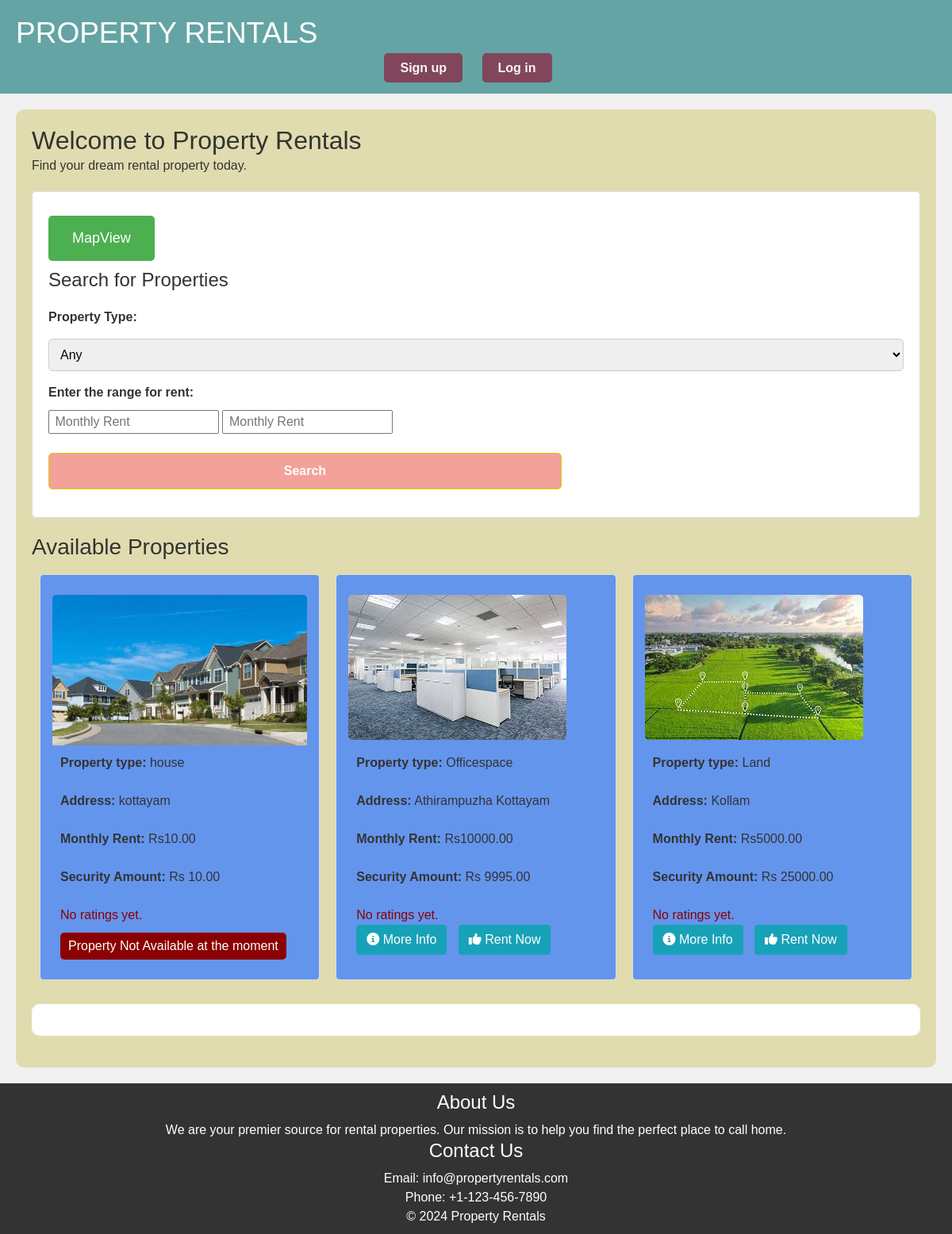
/, run on an earlier commit of the app's database.
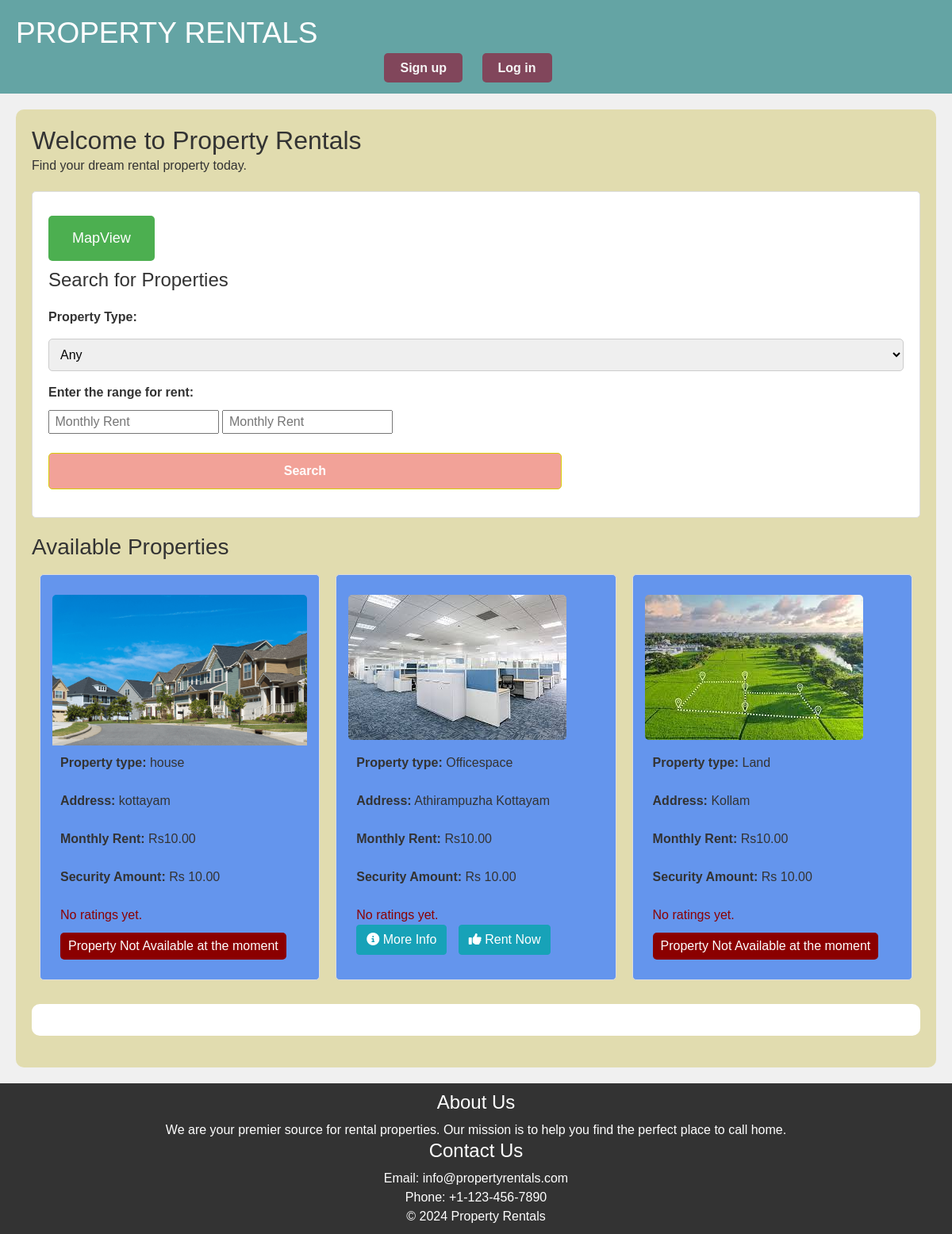
And on a later commit of the database.
### rental/models.py (models this page shows, shortened)
class Property(models.Model):
    property_owner = models.ForeignKey(
        get_user_model(),
        on_delete=models.CASCADE
    )
    property_type = models.CharField(max_length=20, choices=[('apartment', 'Apartment'), ('house', 'House'), ('office', 'Office')])
    address = models.CharField(max_length=255)
    monthly_rent = models.DecimalField(max_digits=10, decimal_places=2)
    security_deposit = models.DecimalField(max_digits=10, decimal_places=2)
    lease_duration = models.CharField(max_length=20, choices=[('1 year', '1 Year'), ('month-to-month', 'Month-to-Month')])
    availability_date = models.DateField()
    APPROVAL_CHOICES = [
        ('pending', 'Pending'),
        ('approved', 'Approved'),
        ('rejected', 'Rejected'),
    ]
    approval_status = models.CharField(
        max_length=20,
        choices=APPROVAL_CHOICES,
        default='pending',
    )
    deleted = models.BooleanField(default=False)

### rental/views.py (the view)
# urls.py: path('', views.index, name='index'),
def index(request):
    filtered_properties = Property.objects.filter(approval_status='Approved')
    property_type = request.GET.get('property_type')
    min_rent = request.GET.get('min_rent')
    max_rent = request.GET.get('max_rent')
    filter_params = Q()
    if property_type:
        filter_params &= Q(property_type=property_type)
    if min_rent:
        filter_params &= Q(monthly_rent__gte=min_rent)
    if max_rent:
        filter_params &= Q(monthly_rent__lte=max_rent)
    filtered_properties = filtered_properties.filter(filter_params)
    for property in filtered_properties:
        property.is_rental_request_accepted = property.rentalrequest_set.filter(status='Accepted').exists()
        property.latest_rating = PropertyFeedback.objects.filter(property=property).aggregate(Avg('rating'))['rating__avg']
    context = {
        'properties': filtered_properties,
    }
    return render(request, 'index.html', context)

### templates/index.html (shortened to what the changed rows need)
{% load static %}
<!DOCTYPE html>
<html>
<head>
    <link rel="stylesheet" href="https://maxcdn.bootstrapcdn.com/bootstrap/4.5.2/css/bootstrap.min.css">
    <link rel="stylesheet" href="https://cdnjs.cloudflare.com/ajax/libs/font-awesome/6.2.0/css/all.min.css">
</head>
<body >
<header>
        <h1 ><a  href="{% url 'index' %}">PROPERTY RENTALS</a></h1>
</header>
<main>
    <h2>Welcome to Property Rentals</h2>
<div class="section">
    <ul class="property-list">
        {% for property in properties %}
            <li class="property-card">
                <div class="carousel slide" data-ride="carousel">
                    <div class="carousel-inner">
                        {% for image in property.propertyimage_set.all %}
                            <div class="carousel-item {% if forloop.first %}active{% endif %}">
                                <img src="{{ image.image.url }}" alt="{{ property.property_name }}">
                            </div>
                        {% endfor %}
                    </div>
                </div>
                <div class="property-details">
                    <p><strong>Property type:</strong> {{ property.property_type }}</p><br>
                    <p><strong>Address:</strong> {{ property.address }}</p><br>
                    <p><strong>Monthly Rent:</strong> Rs{{ property.monthly_rent }}</p><br>
                    <p><strong>Security Amount:</strong> Rs {{ property.security_deposit }}</p><br>
                    <div class="property-rating">
                        {% if property.latest_rating %}
                            {% for i in 1|ljust:property.latest_rating %}
                                <i class="fas fa-star"></i>
                            {% endfor %}
                        {% else %}
                            <p style="color: #8b0000;">No ratings yet.</p>
                        {% endif %}
                    </div>
                    {% if property.is_rental_request_accepted %}
                        <p class="status not-available">Property Not Available at the moment</p><br>
                    {% else %}
                        <a href="{% url 'property_detail' property.id %}" class="btn btn-info">
                            <i class="fas fa-info-circle"></i> More Info
                        </a>
                        <a href="{% url 'login' %}" class="btn btn-info">
                            <i class="fas fa-thumbs-up"></i> Rent Now
                        </a>
                    {% endif %}
                </div>
            </li>
        {% endfor %}
    </ul>
</div>
</main>
</body>
</html>

What changed in the data, as far as the page shows it:
changed Property "Officespace": monthly_rent "10000.00" → "10.00"; security_deposit "9995.00" → "10.00"
changed Property "Land": monthly_rent "5000.00" → "10.00"; security_deposit "25000.00" → "10.00"; text "More Info Rent Now" → "Property Not Available at the moment"
